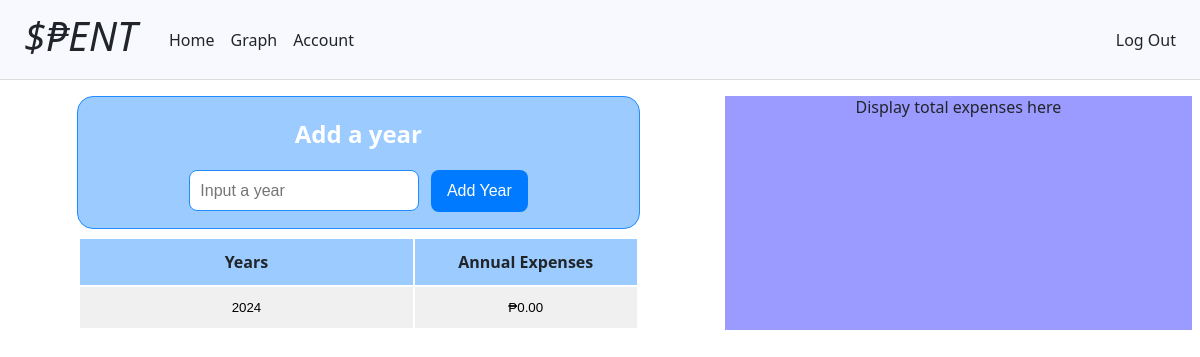
Page / (signed in) on the earlier database version.
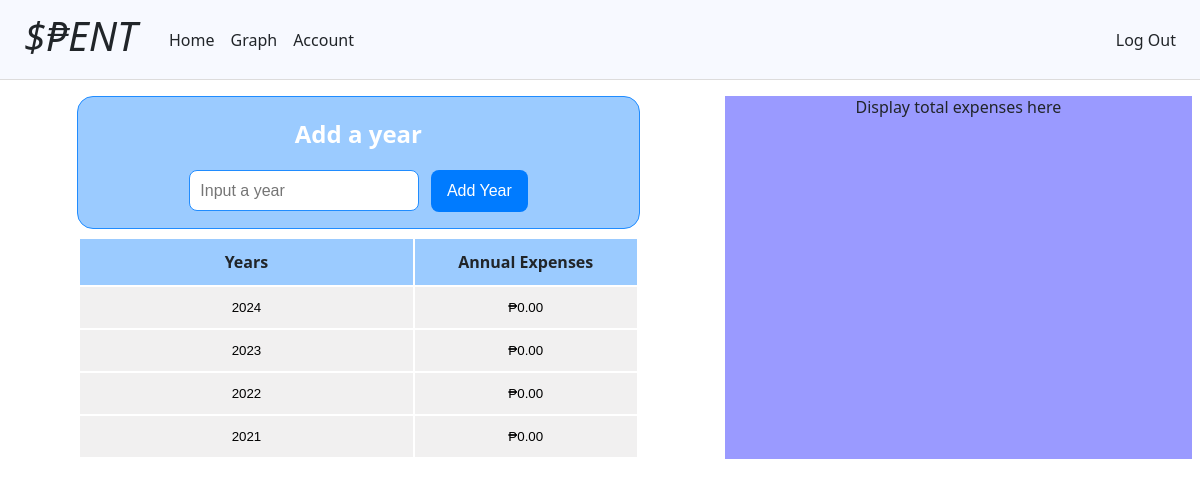
Same page on the later database version.
### tables this page shows
CREATE TABLE years (
    id INTEGER PRIMARY KEY AUTOINCREMENT NOT NULL,
    user_id INTEGER NOT NULL,
    year NOT NULL,
    annual_expenses NUMERIC NOT NULL DEFAULT 0.00,
    FOREIGN KEY (user_id) REFERENCES users (id)
);

### app.py (the view)
@app.route("/")
@login_required
def index():
    currency = db.execute("SELECT currency FROM users WHERE id = ?", session["user_id"])
    currency = currency[0]["currency"]
    if currency not in ["usd", "php"]:
        return render_template("set-currency.html")
    list_of_years = []
    years = db.execute("SELECT year, annual_expenses FROM years WHERE user_id = ? ORDER BY year DESC", session["user_id"])
    for year in years:
        list_of_years.append(year)
    return render_template("index.html", years=list_of_years)

### app.py (called while the page is built)
@app.after_request
def after_request(response):
    response.headers["Cache-Control"] = "no-cache, no-store, must-revalidate"
    response.headers["Expires"] = 0
    response.headers["Pragma"] = "no-cache"
    return response

### helpers.py (called while the page is built)
def login_required(f):
    @wraps(f)
    def decorated_function(*args, **kwargs):
        if session.get("user_id") is None:
            return redirect("/login")
        return f(*args, **kwargs)
    return decorated_function

def format_currency(value):
    currency = db.execute("SELECT currency FROM users WHERE id = ?", session["user_id"])
    currency = currency[0]["currency"]
    if currency == "usd":
        return f"${value:,.2f}"
    elif currency == "php":
        return f"₱{value:,.2f}"

### templates/index.html (shortened to what this page needs)
{% extends "layout.html" %}
{% block main %}
            <div class="parent-div">
                <div class="main-content">
                    <div class="main-form">
                        <h2>Add a year</h2>
                        <form action="/addyear" method="post">
                            <div class="form-input">
                                <input name="year" placeholder="Input a year" type="number" autocomplete="off" autofocus>
                                <button class="form-button" type="submit">Add Year</button>
                            </div>
                        </form>
                    </div>
                    <div class="year-container">
                        <table>
                            <thead>
                                <tr>
                                    <th>Years</th>
                                    <th>Annual Expenses</th>
                                </tr>
                            </thead>
                            <tbody>
                            {% if not years %}
                                <tr>
                                    <td><button>Add a year to display</button></td>
                                    <td><button>some amount</button></td>
                                </tr>
                            {% else %}
                                {% for year in years %}
                                    <tr>
                                        <td>
                                            <form action="/checkyear" method="post">
                                                <button type="submit">{{ year["year"] }}</button></td>
                                        <td>
                                            <form action="/checkyear" method="post">
                                                <button type="submit">{{ year["annual_expenses"] | format_currency }}</button></td>
                                    </tr>
                                {%  endfor %}
                            {% endif %}
                            </tbody>
                        </table>
                    </div>
                </div>
                <div class="sidebar">
                    Display total expenses here
                </div>
            </div>
{% endblock %}

### templates/layout.html (shortened to what this page needs)
<!DOCTYPE html>
<html lang="en">
    <head>
        <link href="/static/styles.css" rel="stylesheet">
    </head>
    <body>
        <nav class="navbar-container">
            <div class="navbar">
                <i><a class="nav-link logo" href="/">$₱ENT</a></i>
                <div class="navbar-items-container">
                    {% if session["user_id"] %}
                        <ul class="navbar-items">
                            <li><a class="nav-link" href="/">Home</a></li>
                            <li><a class="nav-link" href="">Graph</a></li>
                            <li><a class="nav-link" href="">Account</a></li>
                        </ul>
                        <ul class="navbar-items pos-right">
                            <li><a class="nav-link" href="/logout">Log Out</a></li>
                        </ul>
                    {% else %}
                        <ul class="navbar-items pos-right">
                            <li><a class="nav-link" href="/register">Register</a></li>
                            <li><a class="nav-link" href="/login">Log In</a></li>
                        </ul>
                    {% endif %}
                </div>
            </div>
        </nav>
        <main class="container">
            {% block main %}{% endblock%}
        </main>
    </body>
</html>

### static/styles.css (style rules this page uses)
body { margin: 0; font-family: system-ui, -apple-system, BlinkMacSystemFont, 'Segoe UI', Roboto, Oxygen, Ubuntu, Cantarell, 'Open Sans', 'Helvetica Neue', sans-serif; font-size: 1rem; color: #212529; text-align: left; width: 100%; }
.container { width: 100%; margin-left: auto; margin-right: auto; text-align: center; }
.navbar-container { width: 100%; background-color: #f7f9ff; border-bottom: 0.1rem solid #dddcdc; }
.navbar { display: flex; justify-content: space-between; align-items: center; }
.logo { font-size: 2.5rem; margin-left: 1rem; margin-right: 1rem; margin-bottom: 0.5rem; white-space: nowrap; }
.navbar-items-container { display: flex; align-items: center; width: 100%; }
.navbar-items { list-style-type: none; display: flex; margin: 0; padding: 0; }
.pos-right { margin-left: auto; margin-right: 1rem; }
.nav-link { text-decoration: none; display: block; padding: 0.5rem; }
a { color: #212529; }
.form-input { display: block; padding-bottom: 1rem; }
.form-input input { font-size: 1rem; padding: 0.65rem; border: 1px solid #ccc; border-radius: 0.5rem; transition: box-shadow 0.3s ease; }
.form-button { font-size: 1rem; color: #fff; text-align: center; padding: 0.75rem 1rem; border-width: 0; border-radius: 0.5rem; background-color: #007bff; }
.parent-div { display: flex; margin-top: 1rem; }
.main-content { width: 60%; margin: 0rem 0.5rem; }
.sidebar { background-color: #9a9aff; width: 40%; margin: 0rem 0.5rem; }
.main-form { color: white; background-color: #9bcbff; border: 1px solid #208cff; border-radius: 1rem; margin: 0 auto; width: 80%; }
.main-form input { border: 1px solid #208cff; margin-right: 0.5rem; }
table { background-color: transparent; margin: 0 auto; margin-top: 0.5rem; width: 80%; }
table th:nth-child(1) { width: 60%; }
table th:nth-child(2) { width: 40%; }
table th, table td { font-size: 1rem; vertical-align: middle; }
table th { padding: 0.75rem; }
table td { background-color: #f1f0f0; }
table thead tr { background-color: #9bcbff; }
table td button { border: none; background-color: transparent; width: 100%; margin: none; display: block; padding: 0.75rem; }

Differences in the rows shown:
added years: year "2023", annual_expenses "₱0.00"
added years: year "2022", annual_expenses "₱0.00"
added years: year "2021", annual_expenses "₱0.00"
